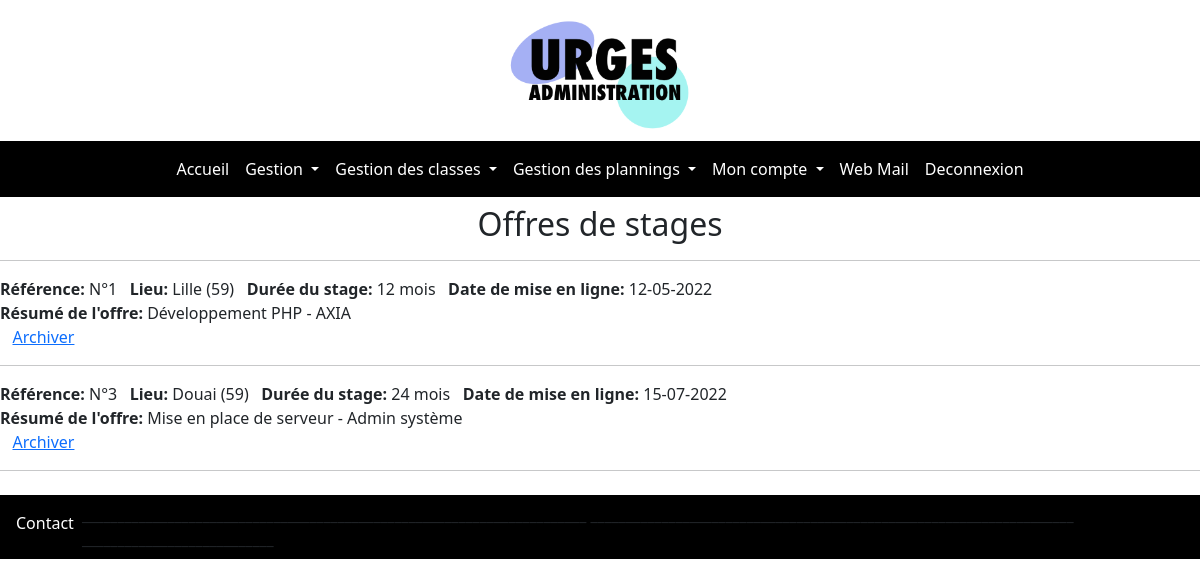
The app's page /administration/pages/Home/offredestage.php (signed in) with its own data.
### tables this page shows
CREATE TABLE `offres` (
  `id_offre` int(11) NOT NULL,
  `lieu_offre` varchar(60) NOT NULL,
  `texte_offre` varchar(500) NOT NULL,
  `resume_offre` varchar(100) NOT NULL,
  `date_offre` varchar(12) NOT NULL,
  `duree_offre` varchar(12) NOT NULL,
  `archive` varchar(10) NOT NULL
);

### administration/pages/Home/offredestage.php (the view, shortened to what this page needs)
<?php
include('../../function/bdd.php');
include('../../function/header.php');
include('../../function/nav_menu.php');
?>
<center><h2>Offres de stages</h2></center><hr>
<?php
$req="SELECT * FROM `offres` WHERE `archive` = '0'";
$ex=$link->prepare($req);
$ex->execute();
while($row=$ex->fetch())
{
	echo "<strong>Référence:</strong> N°".$row['id_offre'];
	echo "<strong>Lieu:</strong> ".$row['lieu_offre'];
	echo "<strong>Durée du stage:</strong> ".$row['duree_offre'];
	echo "<strong>Date de mise en ligne:</strong> ".$row['date_offre'];
	echo "<br>";
	echo "<strong>Résumé de l'offre:</strong> ".$row['resume_offre']."<br>";
	echo "<a href='../../function/archiver_offre.php?id=".$idevent."'>Archiver</a>";
	echo "<hr>";
}
include('../../function/footer.php');
?>

### records on screen
offres: id_offre "1", lieu_offre "Lille (59)", duree_offre "12 mois", date_offre "12-05-2022", resume_offre "Développement PHP - AXIA"
offres: id_offre "3", lieu_offre "Douai (59)", duree_offre "24 mois", date_offre "15-07-2022", resume_offre "Mise en place de serveur - Admin système"
